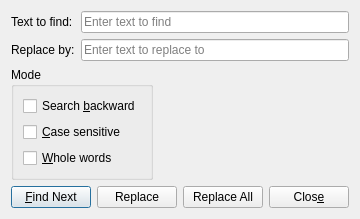
<?xml version="1.0" encoding="UTF-8"?>
<ui version="4.0">
 <class>ReplaceDialog</class>
 <widget class="QDialog" name="ReplaceDialog">
  <property name="geometry">
   <rect>
    <x>0</x>
    <y>0</y>
    <width>349</width>
    <height>213</height>
   </rect>
  </property>
  <property name="windowTitle">
   <string>Dialog</string>
  </property>
  <layout class="QFormLayout" name="formLayout">
   <property name="fieldGrowthPolicy">
    <enum>QFormLayout::AllNonFixedFieldsGrow</enum>
   </property>
   <item row="0" column="0" colspan="2">
    <layout class="QGridLayout" name="gridLayout">
     <item row="1" column="0">
      <widget class="QLabel" name="replaceToLabel">
       <property name="text">
        <string>Replace by:</string>
       </property>
       <property name="buddy">
        <cstring>replaceToLineEdit</cstring>
       </property>
      </widget>
     </item>
     <item row="0" column="0">
      <widget class="QLabel" name="textToFindLabel">
       <property name="text">
        <string>Text to find:</string>
       </property>
       <property name="buddy">
        <cstring>textToFindLineEdit</cstring>
       </property>
      </widget>
     </item>
     <item row="0" column="1">
      <widget class="QLineEdit" name="textToFindLineEdit">
       <property name="autoFillBackground">
        <bool>false</bool>
       </property>
       <property name="placeholderText">
        <string>Enter text to find</string>
       </property>
       <property name="clearButtonEnabled">
        <bool>true</bool>
       </property>
      </widget>
     </item>
     <item row="1" column="1">
      <widget class="QLineEdit" name="replaceToLineEdit">
       <property name="text">
        <string/>
       </property>
       <property name="placeholderText">
        <string>Enter text to replace to</string>
       </property>
      </widget>
     </item>
    </layout>
   </item>
   <item row="3" column="0">
    <widget class="QGroupBox" name="groupBox">
     <property name="title">
      <string>Mode</string>
     </property>
     <layout class="QGridLayout" name="gridLayout_2">
      <item row="0" column="0">
       <layout class="QVBoxLayout" name="verticalLayout_2">
        <item>
         <widget class="QCheckBox" name="searchBackwardCheckBox">
          <property name="text">
           <string>Search &amp;backward</string>
          </property>
         </widget>
        </item>
        <item>
         <widget class="QCheckBox" name="caseSensitiveCheckBox">
          <property name="text">
           <string>&amp;Case sensitive</string>
          </property>
         </widget>
        </item>
        <item>
         <widget class="QCheckBox" name="findWholeWordsCheckBox">
          <property name="text">
           <string>&amp;Whole words</string>
          </property>
         </widget>
        </item>
       </layout>
      </item>
     </layout>
    </widget>
   </item>
   <item row="4" column="0" colspan="2">
    <layout class="QHBoxLayout" name="horizontalLayout">
     <item>
      <widget class="QPushButton" name="findNextButton">
       <property name="text">
        <string>&amp;Find Next</string>
       </property>
       <property name="default">
        <bool>true</bool>
       </property>
      </widget>
     </item>
     <item>
      <widget class="QPushButton" name="replaceButton">
       <property name="text">
        <string>Replace</string>
       </property>
      </widget>
     </item>
     <item>
      <widget class="QPushButton" name="replaceAllButton">
       <property name="text">
        <string>Replace All</string>
       </property>
      </widget>
     </item>
     <item>
      <widget class="QPushButton" name="closeButton">
       <property name="text">
        <string>Clos&amp;e</string>
       </property>
      </widget>
     </item>
    </layout>
   </item>
  </layout>
  <action name="actionFindNext">
   <property name="checkable">
    <bool>false</bool>
   </property>
   <property name="text">
    <string>FindNext</string>
   </property>
   <property name="toolTip">
    <string>Find/Find Next</string>
   </property>
   <property name="shortcut">
    <string>Enter</string>
   </property>
  </action>
  <action name="actionReplace">
   <property name="text">
    <string>Replace</string>
   </property>
  </action>
  <action name="actionReplaceAll">
   <property name="text">
    <string>ReplaceAll</string>
   </property>
   <property name="toolTip">
    <string>Replace All</string>
   </property>
  </action>
 </widget>
 <resources/>
 <connections>
  <connection>
   <sender>closeButton</sender>
   <signal>clicked()</signal>
   <receiver>ReplaceDialog</receiver>
   <slot>hide()</slot>
   <hints>
    <hint type="sourcelabel">
     <x>338</x>
     <y>202</y>
    </hint>
    <hint type="destinationlabel">
     <x>174</x>
     <y>83</y>
    </hint>
   </hints>
  </connection>
  <connection>
   <sender>findNextButton</sender>
   <signal>clicked()</signal>
   <receiver>actionFindNext</receiver>
   <slot>trigger()</slot>
   <hints>
    <hint type="sourcelabel">
     <x>87</x>
     <y>202</y>
    </hint>
    <hint type="destinationlabel">
     <x>-1</x>
     <y>-1</y>
    </hint>
   </hints>
  </connection>
  <connection>
   <sender>replaceButton</sender>
   <signal>clicked()</signal>
   <receiver>actionReplace</receiver>
   <slot>trigger()</slot>
   <hints>
    <hint type="sourcelabel">
     <x>132</x>
     <y>191</y>
    </hint>
    <hint type="destinationlabel">
     <x>-1</x>
     <y>-1</y>
    </hint>
   </hints>
  </connection>
  <connection>
   <sender>replaceAllButton</sender>
   <signal>clicked()</signal>
   <receiver>actionReplaceAll</receiver>
   <slot>trigger()</slot>
   <hints>
    <hint type="sourcelabel">
     <x>216</x>
     <y>191</y>
    </hint>
    <hint type="destinationlabel">
     <x>-1</x>
     <y>-1</y>
    </hint>
   </hints>
  </connection>
 </connections>
 <slots>
  <signal>find(QString)</signal>
 </slots>
</ui>
